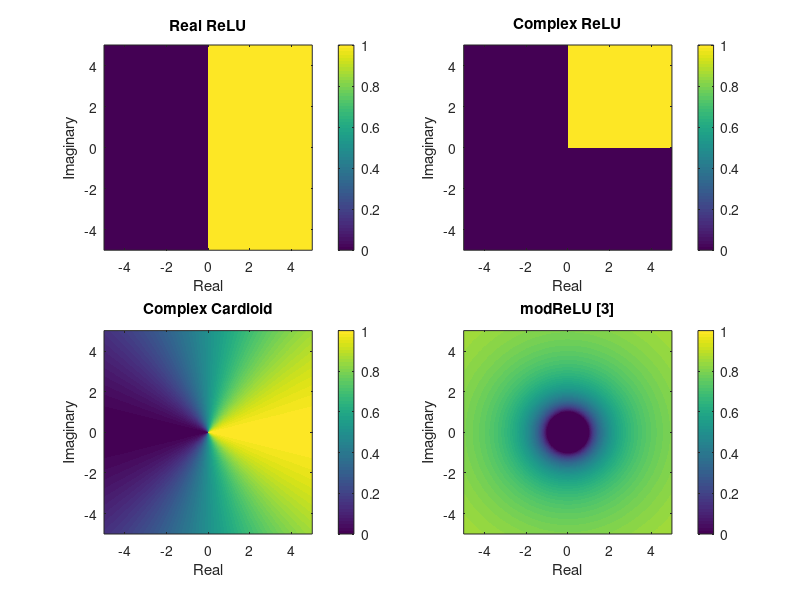

This chart was generated by the following MATLAB code:
real = [-5:0.01:5];
imag = [-5:0.01:5];

[Real, Imag] = meshgrid(real,imag);
Real_ReLU = 1.0*(Real > 0);
Complex_ReLU = 1.0*(Real > 0).*(Imag > 0);
Complex_Cardioid = 0.5*(1 + Real ./ sqrt(Real.^2 + Imag.^2));
b = -1;
modReLU = max(0,(sqrt(Real.^2 + Imag.^2)+b))./sqrt(Real.^2 + Imag.^2);

% Plot Modulation
figure('Renderer', 'painters','Position', [0 0 3*230 3*180]);
subplot(2, 2, 1);
imagesc(real, imag, Real_ReLU);colorbar;caxis([0, 1]);
set(gca,'YDir','normal');
title('Real ReLU');xlabel('Real');ylabel('Imaginary');
subplot(2, 2, 2);
imagesc(real, imag, Complex_ReLU);colorbar;caxis([0, 1]);
set(gca,'YDir','normal');
title('Complex ReLU');xlabel('Real');ylabel('Imaginary');
subplot(2, 2, 3);
imagesc(real, imag, Complex_Cardioid);colorbar;caxis([0, 1]);
set(gca,'YDir','normal');
title('Complex Cardioid');xlabel('Real');ylabel('Imaginary');
subplot(2, 2, 4);
imagesc(real, imag, modReLU);colorbar;caxis([0, 1]);
set(gca,'YDir','normal');
title('modReLU [3]');xlabel('Real');ylabel('Imaginary');
